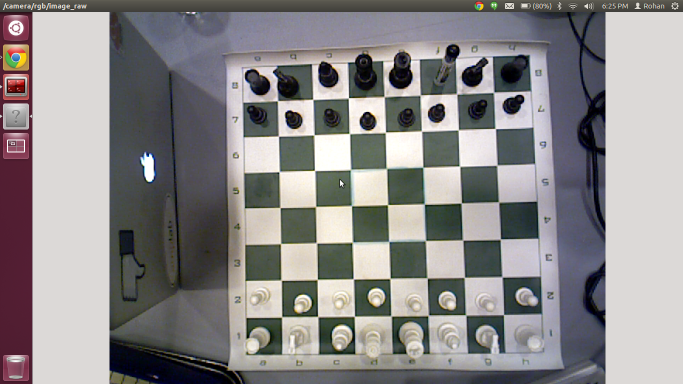
#> input picture images/samples/pic1.png, 1366 x 768 px (shown at 1/2 size)
$ python -i unrotate.py   (imports and definitions only)   (Python 2 division)   (older library calls are emulated)
#> lines starting #> are read from the running program, lines starting #| are printed output that depends on the picture; after the words box and inside, x2 and y2 are one past the last pixel; in counts of white or black regions, pixels touching at a corner belong together
#> further down, picture is the input picture: shape (768, 1366, 3); mean B, G, R 137.5, 137, 139.5
import numpy as np
import time
import scipy
import cv2
import itertools
from matplotlib import pyplot as plt
from scipy import misc

DARK_COLOR = [77, 92, 84] # TODO: pick it manually
DARK_THRESHOLD = 100

def unrotate(image):
    image = cv2.medianBlur(image, 5)
    cpy_image = np.copy(image)
    subbed = np.linalg.norm(image - DARK_COLOR, axis=2)
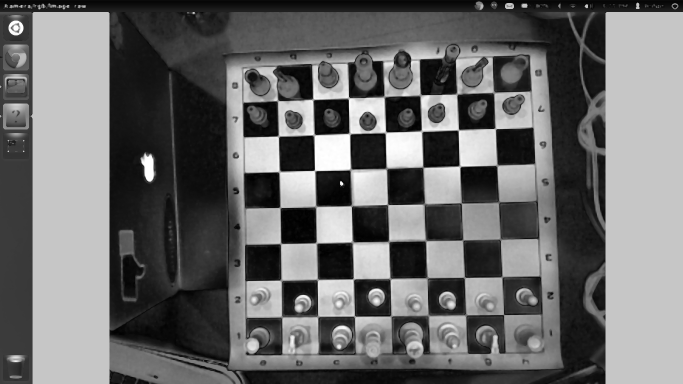
#> subbed: shape (768, 1366) float64 (shown at 1/2 size); min 0, max 295.8, mean 124.3; drawn with min black and max white
    image[:, :] = [255, 255, 255]
#> image: shape (768, 1366, 3); every value is 255
    for ind in zip(*np.where(subbed < DARK_THRESHOLD)):
        image[(ind[0], ind[1])] = [0, 0, 0]
#> this loop made 508061 passes
#> ind on passes 1 to 3: (0, 0), (0, 1), (0, 2)
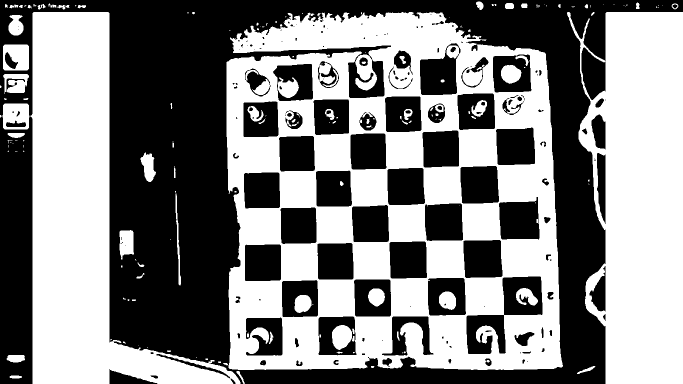
#> image: shape (768, 1366, 3) (shown at 1/2 size); 51.6% white; 176 black regions (76 under 20 px)
    contours, hierarchy = cv2.findContours(cv2.cvtColor(image, cv2.COLOR_BGR2GRAY), cv2.RETR_TREE, cv2.CHAIN_APPROX_SIMPLE)
#> contours = 376 contours, 198 with area under 20; largest, box (x1, y1, x2, y2) and area: (453, 24, 1126, 740) 433190, (1134, 24, 1366, 768) 130615, (61, 24, 481, 768) 126453, (1004, 552, 1086, 631) 5990, (997, 393, 1080, 480) 5938
    colors = [(0, 255, 0), (255, 0, 0), (0, 0, 255)]
    num_selected = 0
    min_x, max_x, min_y, max_y = float("inf"), float("-inf"), float("inf"), float("-inf")
    angles = []
    for i, c in enumerate(contours):
        if cv2.contourArea(c) < 2000:
            continue
        # a is a list of two tuples: x indices and y indices for this contour
        a = zip(*[x[0][0] for x in zip(c)])[::-1]
        low_x, high_x, low_y, high_y = min(a[0]), max(a[0]), min(a[1]), max(a[1])
        dim0 = high_x - low_x
        dim1 = high_y - low_y
        # should match with known dimensions of the square
        if dim0 < 50 or dim0 > 90 or dim1 < 50 or dim1 > 90:
            continue
        # update mins and maxes so we can crop later
        min_x = min(low_x, min_x)
        max_x = max(high_x, max_x)
        min_y = min(low_y, min_y)
        max_y = max(high_y, max_y)
        # find norm across 36 evenly sampled points in square
        x_space = np.linspace(low_x, high_x, num=8)[1:-1].astype(int)
        y_space = np.linspace(low_y, high_y, num=8)[1:-1].astype(int)
        if np.linalg.norm(image[zip(*list(itertools.product(x_space, y_space)))]) > 1e-5:
            continue

        num_selected += 1
        # draw contour for debugging
        rect_corners = cv2.cv.BoxPoints(cv2.minAreaRect(c))
        rect_corners = sorted(rect_corners, key=lambda r: r[1])[:2]
        rect_corners = sorted(rect_corners, key=lambda r: r[0])
        angles.append(np.arctan2(rect_corners[1][1] - rect_corners[0][1], rect_corners[1][0] - rect_corners[0][0]))
#> this loop made 136 passes
#> c on passes 7, 8, 11, 12, 19, 21, 22, 24, 29, 30, 31, 34: [[411, 717], [411, 719], [415, 719], [415, 717]], [[393, 714], [393, 715]], [[294, 694], [295, 694]], [[277, 691]], [[242, 531], [242, 534], [244, 534], [244, 531]], [[270, 518], [270, 519], [271, 520], [272, 520]], [[340, 478], [340, 479]], [[249, 491], [250, 490], [251, 491], [250, 492]], [[469, 382], [469, 384], [472, 384], [472, 382]], [[350, 382], [350, 384], [351, 384], [351, 382]], [[1177, 367], [1177, 368], [1178, 368]], [[348, 333], [349, 333]]
#> (low_x, high_x, low_y, high_y, dim0, dim1, min_x, max_x) on pass 52: (207, 258, 5, 58, 51, 53, 207, 258)
#> after the loop, angles = []; num_selected = 0
    try:
        # image = image[min_x-10:max_x+10, min_y-10:max_y+10]
        # cpy_image = cpy_image[min_x-10:max_x+10, min_y-10:max_y+10]
        image = misc.imrotate(image, np.average(angles) / (2 * np.pi) * 360)
        cpy_image = misc.imrotate(cpy_image, np.average(angles) / (2 * np.pi) * 360)
    except:
        print "Error on unrotate!!"
        return None, None
    return image, cpy_image

# [3 lines not run here, left out]

>>> import cv2
>>> picture = cv2.imread('../images/samples/pic1.png')
#> (the run stopped early here; a loop or call above may not have finished)

$ run again, on images/samples/pic2.png
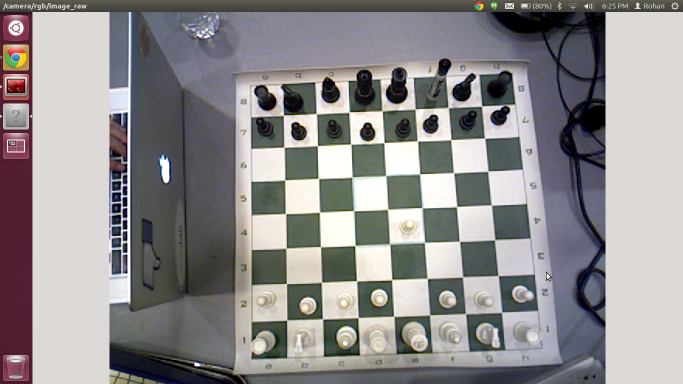
#> input picture images/samples/pic2.png, 1366 x 768 px (shown at 1/2 size)
#> picture is the input picture: shape (768, 1366, 3); mean B, G, R 141.9, 140.9, 143.3
#> in unrotate, `subbed = np.linalg.norm(image - DARK_COLOR, axis=2)`:
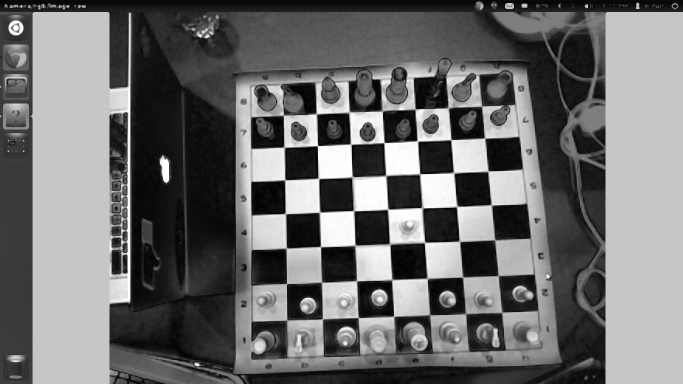
#> subbed: shape (768, 1366) float64 (shown at 1/2 size); min 0, max 295.8, mean 126.9; drawn with min black and max white
#> the loop in unrotate, `for ind in zip(*np.where(subbed < DARK_THRESHOLD)):` made 506952 passes
#> ind on passes 1 to 3: (0, 0), (0, 1), (0, 2)
#> after the loop in unrotate, `for ind in zip(*np.where(subbed < DARK_THRESHOLD)):`:
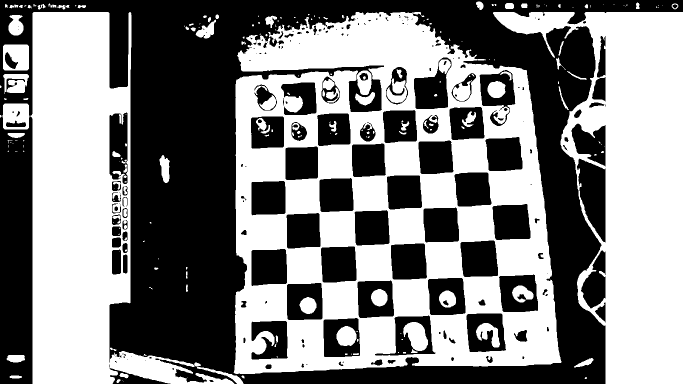
#> image: shape (768, 1366, 3) (shown at 1/2 size); 51.7% white; 204 black regions (92 under 20 px)
#> contours = 454 contours, 250 with area under 20; largest, box (x1, y1, x2, y2) and area: (467, 24, 1123, 748) 397824, (986, 24, 1366, 768) 147740, (61, 24, 469, 768) 139473, (1153, 316, 1212, 486) 6439, (749, 630, 872, 712) 5814
#> the loop in unrotate, `for i, c in enumerate(contours):` made 117 passes
#> c on passes 1, 3, 12, 19, 23, 24, 25, 26: [[245, 761], [246, 762]], [[374, 755]], [[228, 704]], [[316, 516], [316, 518]], [[30, 302], [34, 302]], [[47, 301], [46, 302], [47, 303], [48, 302]], [[16, 301], [15, 302], [16, 303], [17, 302]], [[47, 290], [47, 294]]
#> after the loop in unrotate, `for i, c in enumerate(contours):`: angles = []; num_selected = 0
